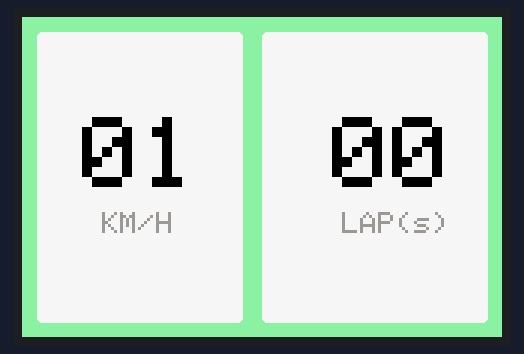
Bench run of a sketch on a simulated Arduino Uno, built with avr-gcc and run on an emulated ATmega328P. Shown: 480×320 colour display. Random numbers use the default seed unless the sketch sets one; what the sketch prints to the serial monitor is not drawn.

Above: at 0.55 s.
At 5.29 s:
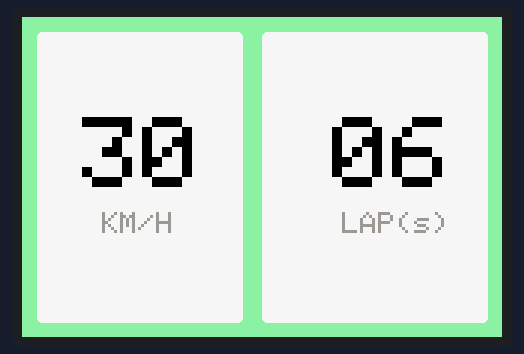
At 10.02 s:
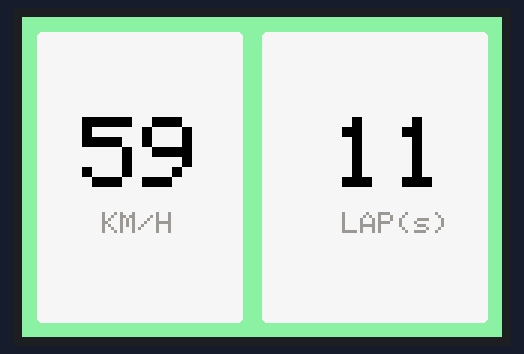
At 19.63 s:
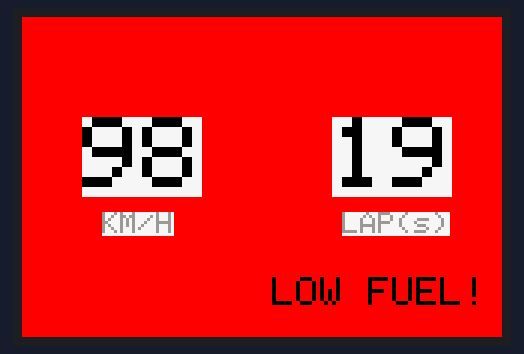
At 29.77 s:
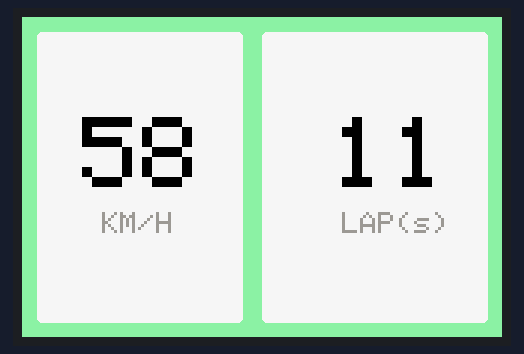
At 39.9 s:
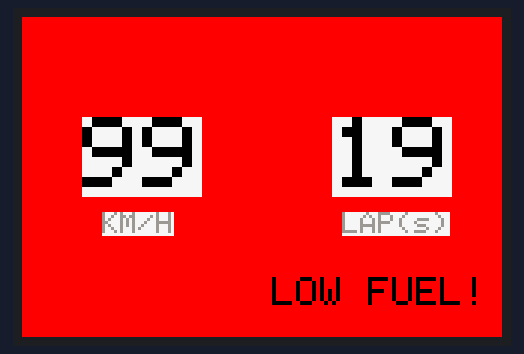

The sketch:

display_graphics.ino
```cpp
/***********************************************************************************

*                  LCD_CS  LCD_CD  LCD_WR  LCD_RD  LCD_RST  SD_SS  SD_DI  SD_DO  SD_SCK
*     Arduino Uno    A3      A2      A1      A0      A4      10     11     12      13
*Arduino Mega2560    A3      A2      A1      A0      A4      10     11     12      13

*                  LCD_D0  LCD_D1  LCD_D2  LCD_D3  LCD_D4  LCD_D5  LCD_D6  LCD_D7
*     Arduino Uno    8       9       2       3       4       5       6       7
*Arduino Mega2560    8       9       2       3       4       5       6       7

**********************************************************************************/

#include <LCDWIKI_GUI.h> //Core graphics library
#include <LCDWIKI_KBV.h> //Hardware-specific library

LCDWIKI_KBV mylcd(ILI9486,A3,A2,A1,A0,A4); //model,cs,cd,wr,rd,reset

// DEFINE COLOR VALUES
#define  BLACK   0x0000
#define BLUE    0x001F
#define RED     0xF800
#define GREEN   0x07E0
#define CYAN    0x07FF
#define MAGENTA 0xF81F
#define YELLOW  0xFFE0
#define WHITE   0xFFFF
#define GREY 0x9CD2
#define LIGHT_GREY 0xF7BE
#define AQUAMARINE 0x8F94
#define ORANGE 0xFD09

// declare global variables
int i = 0;
int display_width = 480;
int display_height = 320;
String displayed_speed = "00";
int current_lap = 0;
String displayed_laps;
bool reset = false;


//draw some oblique lines
void lines_test(void)
{
    mylcd.Fill_Screen(BLACK);
      mylcd.Set_Draw_color(GREEN);
    int i = 0;
    for(i = 0; i< mylcd.Get_Display_Width();i+=5)
    {
       mylcd.Draw_Line(0, 0, i, mylcd.Get_Display_Height()-1);
     }
     for(i = mylcd.Get_Display_Height()-1; i>= 0;i-=5)
     {
       mylcd.Draw_Line(0, 0, mylcd.Get_Display_Width()-1, i);
     }

     mylcd.Fill_Screen(BLACK);
       mylcd.Set_Draw_color(RED);
    for(i = mylcd.Get_Display_Width() -1; i>=0;i-=5)
    {
      mylcd.Draw_Line(mylcd.Get_Display_Width()-1, 0, i, mylcd.Get_Display_Height()-1);
     }
    for(i = mylcd.Get_Display_Height()-1; i>=0;i-=5)
    {
      mylcd.Draw_Line(mylcd.Get_Display_Width()-1, 0, 0, i);
     }

     mylcd.Fill_Screen(BLACK);
      mylcd.Set_Draw_color(BLUE);
     for(i = 0; i < mylcd.Get_Display_Width();i+=5)
    {
      mylcd.Draw_Line(0, mylcd.Get_Display_Height()-1, i, 0);
     }
     for(i = 0; i < mylcd.Get_Display_Height();i+=5)
    {
      mylcd.Draw_Line(0, mylcd.Get_Display_Height()-1, mylcd.Get_Display_Width()-1, i);
     }

     mylcd.Fill_Screen(BLACK);
      mylcd.Set_Draw_color(YELLOW);
     for(i = mylcd.Get_Display_Width()-1; i >=0;i-=5)
    {
      mylcd.Draw_Line(mylcd.Get_Display_Width()-1, mylcd.Get_Display_Height()-1, i, 0);
     }
     for(i = 0; i<mylcd.Get_Display_Height();i+=5)
    {
      mylcd.Draw_Line(mylcd.Get_Display_Width()-1, mylcd.Get_Display_Height()-1, 0, i);
     }
}

//draw some vertical lines and horizontal lines
void h_l_lines_test(void)
{
    int i=0;
   mylcd.Fill_Screen(BLACK);
     mylcd.Set_Draw_color(GREEN);
    for(i =0;i<mylcd.Get_Display_Height();i+=5)
    {
      mylcd.Draw_Fast_HLine(0,i,mylcd.Get_Display_Width());
      delay(5);
    }
     mylcd.Set_Draw_color(BLUE);
     for(i =0;i<mylcd.Get_Display_Width();i+=5)
    {
      mylcd.Draw_Fast_VLine(i,0,mylcd.Get_Display_Height());
           delay(5);
    }
}

//draw some rectangles
void rectangle_test(void)
{
  int i = 0;
   mylcd.Fill_Screen(BLACK);
     mylcd.Set_Draw_color(GREEN);
   for(i = 0;i<mylcd.Get_Display_Width()/2;i+=4)
   {
      mylcd.Draw_Rectangle(i,(mylcd.Get_Display_Height()-mylcd.Get_Display_Width())/2+i,mylcd.Get_Display_Width()-1-i,mylcd.Get_Display_Height()-(mylcd.Get_Display_Height()-mylcd.Get_Display_Width())/2-i);
        delay(5);
   }
}

//draw some filled rectangles
void fill_rectangle_test(void)
{
  int i = 0;
   mylcd.Fill_Screen(BLACK);
     mylcd.Set_Draw_color(YELLOW);
   mylcd.Fill_Rectangle(0,(mylcd.Get_Display_Height()-mylcd.Get_Display_Width())/2,mylcd.Get_Display_Width()-1,mylcd.Get_Display_Height()-(mylcd.Get_Display_Height()-mylcd.Get_Display_Width())/2);
    mylcd.Set_Draw_color(MAGENTA);
   for(i = 0;i<mylcd.Get_Display_Width()/2;i+=4)
   {
      mylcd.Draw_Rectangle(i,(mylcd.Get_Display_Height()-mylcd.Get_Display_Width())/2+i,mylcd.Get_Display_Width()-1-i,mylcd.Get_Display_Height()-(mylcd.Get_Display_Height()-mylcd.Get_Display_Width())/2-i);
        delay(5);
   }
   for(i = 0;i<mylcd.Get_Display_Width()/2;i+=4)
   {
       mylcd.Set_Draw_color(random(255), random(255), random(255));
      mylcd.Fill_Rectangle(i,(mylcd.Get_Display_Height()-mylcd.Get_Display_Width())/2+i,mylcd.Get_Display_Width()-1-i,mylcd.Get_Display_Height()-(mylcd.Get_Display_Height()-mylcd.Get_Display_Width())/2-i);
        delay(5);
   }
}

//draw some filled circles
void fill_circles_test(void)
{
  int r=10,i=0,j=0;
  mylcd.Fill_Screen(BLACK);
   mylcd.Set_Draw_color(MAGENTA);
  for(i=r;i<mylcd.Get_Display_Width();i+=2*r)
  {
    for(j=r;j<mylcd.Get_Display_Height();j+=2*r)
    {
      mylcd.Fill_Circle(i, j, r);
    }
  }
}

//draw some circles
void circles_test(void)
{
  int r=10,i=0,j=0;
   mylcd.Set_Draw_color(GREEN);
  for(i=0;i<mylcd.Get_Display_Width()+r;i+=2*r)
  {
    for(j=0;j<mylcd.Get_Display_Height()+r;j+=2*r)
    {
      mylcd.Draw_Circle(i, j, r);
    }
  }
}

//draw some triangles
void triangles_test(void)
{
   int i = 0;
   mylcd.Fill_Screen(BLACK);
   for(i=0;i<mylcd.Get_Display_Width()/2;i+=5)
   {
      mylcd.Set_Draw_color(0,i+64,i+64);
      mylcd.Draw_Triangle(mylcd.Get_Display_Width()/2-1,mylcd.Get_Display_Height()/2-1-i,
                    mylcd.Get_Display_Width()/2-1-i,mylcd.Get_Display_Height()/2-1+i,
                    mylcd.Get_Display_Width()/2-1+i,mylcd.Get_Display_Height()/2-1+i);
   }
}

//draw some filled triangles
void fill_triangles_test(void)
{
   int i = 0;
   mylcd.Fill_Screen(BLACK);
    for(i=mylcd.Get_Display_Width()/2-1;i>0;i-=5)
   {

      mylcd.Set_Draw_color(0,i+64,i+64);
      mylcd.Fill_Triangle(mylcd.Get_Display_Width()/2-1,mylcd.Get_Display_Height()/2-1-i,
                    mylcd.Get_Display_Width()/2-1-i,mylcd.Get_Display_Height()/2-1+i,
                    mylcd.Get_Display_Width()/2-1+i,mylcd.Get_Display_Height()/2-1+i);
      mylcd.Set_Draw_color(i,0,i);
      mylcd.Draw_Triangle(mylcd.Get_Display_Width()/2-1,mylcd.Get_Display_Height()/2-1-i,
                    mylcd.Get_Display_Width()/2-1-i,mylcd.Get_Display_Height()/2-1+i,
                    mylcd.Get_Display_Width()/2-1+i,mylcd.Get_Display_Height()/2-1+i);
   }
}

//draw some round rectangles
void round_rectangle(void)
{
   int i = 0;
   mylcd.Fill_Screen(BLACK);
     for(i = 0;i<mylcd.Get_Display_Width()/2;i+=4)
   {
       mylcd.Set_Draw_color(255-i,0,160-i);
      mylcd.Draw_Round_Rectangle(i,(mylcd.Get_Display_Height()-mylcd.Get_Display_Width())/2+i,mylcd.Get_Display_Width()-1-i,mylcd.Get_Display_Height()-(mylcd.Get_Display_Height()-mylcd.Get_Display_Width())/2-i,8);
        delay(5);
   }
}

//draw some filled round rectangles
void fill_round_rectangle(void)
{
     int i = 0;
   mylcd.Fill_Screen(BLACK);
     for(i = 0;i<mylcd.Get_Display_Width()/2;i+=4)
   {
       mylcd.Set_Draw_color(255-i,160-i,0);
      mylcd.Fill_Round_Rectangle(i,(mylcd.Get_Display_Height()-mylcd.Get_Display_Width())/2+i,mylcd.Get_Display_Width()-1-i,mylcd.Get_Display_Height()-(mylcd.Get_Display_Height()-mylcd.Get_Display_Width())/2-i,8);
        delay(5);
   }
}


bool draw_low_fuel(){
  mylcd.Set_Text_Back_colour(RED);
  mylcd.Set_Text_colour(BLACK);
  mylcd.Set_Text_Size(4);

  mylcd.Fill_Screen(RED);
  mylcd.Print_String("LOW FUEL!", 250, 260);

  return true;
}

void draw_safe_background(){

  mylcd.Fill_Screen(AQUAMARINE);

  // Draw off-white rounded rectangles onto a aquamarine background
  // mylcd.Fill_round_Rectangle(x1, y1, x2, y2, radius of curvature (for corners))
  mylcd.Set_Draw_color(LIGHT_GREY);
  mylcd.Fill_Round_Rectangle(15, 15, display_width/2 - 20, display_height - 15, 5);

  mylcd.Set_Draw_color(LIGHT_GREY);
  mylcd.Fill_Round_Rectangle(display_width/2, 15, display_width - 15, display_height - 15, 5);


}

void draw_spedometer_laps(float speed, int laps, bool fuel_low){

  // leading zero for speed:
  if (round(speed) < 10){
      displayed_speed = "0" + String(round(speed));
  }

  else{
    displayed_speed = String(round(speed));
  }

  // The following code draws the speed
  mylcd.Set_Text_Back_colour(LIGHT_GREY);
  mylcd.Set_Text_colour(BLACK);
  mylcd.Set_Text_Size(10);
  mylcd.Print_String(displayed_speed, 60, 100);

  // Draw the "KM/H" label below speed
  mylcd.Set_Text_colour(GREY);
  mylcd.Set_Text_Size(3);
  mylcd.Print_String("KM/H", 80, 195);

  if (current_lap < 10){
      displayed_laps = "0" + String(laps);
  }

  else{
    displayed_laps = String(laps);
  }

  mylcd.Set_Text_colour(BLACK);
  mylcd.Set_Text_Size(10);
  mylcd.Print_String(displayed_laps, display_width/2 + 70, 100);

  Serial.println(current_lap);

  mylcd.Set_Text_colour(GREY);
  mylcd.Set_Text_Size(3);
  mylcd.Print_String("LAP(s)", display_width/2 + 80, 195);

}

bool check_if_fuel_low(){
  if (i > 80){
    return true;
  }

  return false;
}


bool fuel_low_chg_flag = false; // a flag to see if fuel_low_state has changed

void setup()
{
  Serial.begin(9600);
  mylcd.Init_LCD();
  mylcd.Set_Rotation(3); // orientes display horizontally

  draw_safe_background();
}


void loop()
{
  i++;

  if (i > 99){ // resets the development lap counter
    i = 1;
  }

  current_lap = round(i/5); // five i to a lap

  bool fuel_low_state = check_if_fuel_low(); // check to see if the fuel low, in the future this may be implemented mechanically
  bool fuel_low_drawn = false; //

  if (mylcd.Read_Pixel(1, 1) == 63488){
    Serial.println("Red");
  };

  Serial.println(mylcd.Read_Pixel(1, 1));

  if(fuel_low_state && fuel_low_drawn == false){
    draw_low_fuel();
    fuel_low_chg_flag = true;
    fuel_low_drawn = true;

    draw_spedometer_laps(i, current_lap, fuel_low_state);
  }

  if(fuel_low_state == false && fuel_low_chg_flag == true){
    draw_safe_background();
    fuel_low_chg_flag = false;
    fuel_low_drawn = false;

    draw_spedometer_laps(i, current_lap, fuel_low_state);
  }

  else{
    draw_spedometer_laps(i, current_lap, fuel_low_state);
  }

  draw_spedometer_laps(i, current_lap, fuel_low_state);

  delay(120);

}
// current behaviour
// at 80 laps low fuel displays, but draws each time, we need to fix this
```
